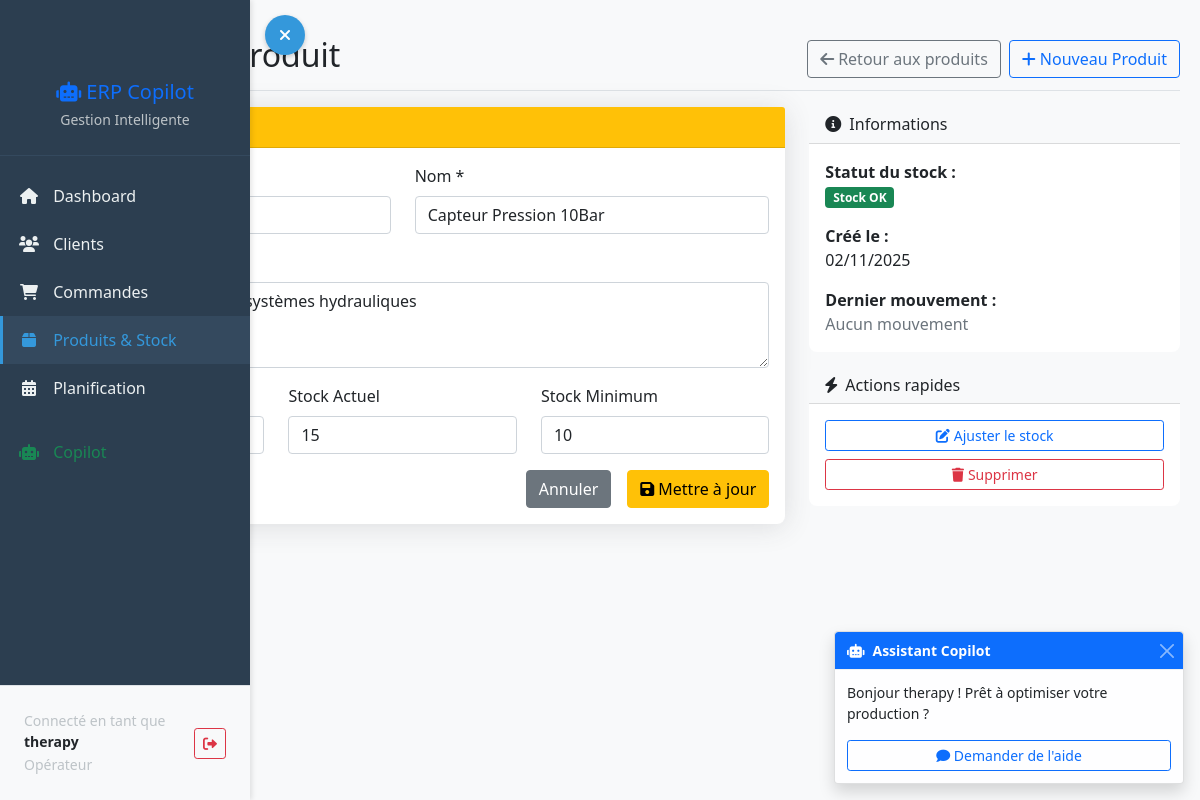
The page /products/5/edit/ (signed in) on the database its author committed.
### dashboard/models.py (models this page shows, shortened)
class CustomUser(AbstractUser):
    ROLE_CHOICES = [
        ('admin', 'Administrateur'),
        ('manager', 'Manager'),
        ('operator', 'Opérateur'),
    ]
    role = models.CharField(max_length=20, choices=ROLE_CHOICES, default='operator')
    phone = models.CharField(max_length=20, blank=True)

class Product(models.Model):
    reference = models.CharField(max_length=50, unique=True)
    name = models.CharField(max_length=100)
    description = models.TextField(blank=True)
    price = models.DecimalField(max_digits=10, decimal_places=2)
    min_stock = models.IntegerField(default=5)
    current_stock = models.IntegerField(default=0)
    created_at = models.DateTimeField(auto_now_add=True)
    @property
    def is_low_stock(self):
        return self.current_stock <= self.min_stock
    is_active = models.BooleanField(default=True)
    archived_at = models.DateTimeField(null=True, blank=True)

### dashboard/views.py (the view)
# urls.py: path('products/<int:product_id>/edit/', views.edit_product, name='edit_product'),
@login_required
def edit_product(request, product_id):
    product = get_object_or_404(Product, id=product_id)
    if request.method == 'POST':
        form = ProductForm(request.POST, instance=product)
        if form.is_valid():
            form.save()
            messages.success(request, f'Produit {product.reference} modifié avec succès!')
            return redirect('product_list')
    else:
        form = ProductForm(instance=product)
    return render(request, 'dashboard/products/edit_product.html', {
        'form': form,
        'product': product
    })

### dashboard/forms.py (shortened to what this page needs)
class ProductForm(forms.ModelForm):
    class Meta:
        model = Product
        fields = ['reference', 'name', 'description', 'price', 'min_stock', 'current_stock']
        widgets = {
            'description': forms.Textarea(attrs={'rows': 3, 'class': 'form-control', 'placeholder': 'Description du produit...'}),
            'reference': forms.TextInput(attrs={'class': 'form-control', 'placeholder': 'Ex: P-HYDR-001'}),
            'name': forms.TextInput(attrs={'class': 'form-control', 'placeholder': 'Nom complet du produit'}),
            'price': forms.NumberInput(attrs={'class': 'form-control', 'step': '0.01', 'min': '0'}),
            'min_stock': forms.NumberInput(attrs={'class': 'form-control', 'min': '0', 'value': '5'}),
            'current_stock': forms.NumberInput(attrs={'class': 'form-control', 'min': '0', 'value': '0'}),
        }
        labels = {
            'reference': 'Référence du produit',
            'name': 'Nom du produit',
            'description': 'Description',
            'price': 'Prix unitaire (€)',
            'min_stock': 'Stock minimum d\'alerte',
            'current_stock': 'Quantité en stock',
        }

### templates/dashboard/products/edit_product.html (shortened to what this page needs)
{% extends 'base.html' %}
{% block content %}
<div class="d-flex justify-content-between flex-wrap flex-md-nowrap align-items-center pt-3 pb-2 mb-3 border-bottom">
    <h1 class="h2">
    </h1>
    <div class="btn-toolbar mb-2 mb-md-0">
        <a href="{% url 'product_list' %}" class="btn btn-outline-secondary me-2">
            <i class="fas fa-arrow-left me-1"></i>Retour aux produits
        </a>
        <a href="{% url 'create_product' %}" class="btn btn-outline-primary">
            <i class="fas fa-plus me-1"></i>Nouveau Produit
        </a>
    </div>
</div>
<div class="row">
    <div class="col-md-8">
        <div class="card shadow">
            <div class="card-header bg-warning text-dark">
                <h5 class="mb-0">Modifier {{ product.reference }}</h5>
            </div>
            <div class="card-body">
                <form method="post">
                    <div class="row">
                        <div class="col-md-6">
                            <div class="mb-3">
                                <label class="form-label">Référence *</label>
                            </div>
                        </div>
                        <div class="col-md-6">
                            <div class="mb-3">
                                <label class="form-label">Nom *</label>
                                {{ form.name }}
                            </div>
                        </div>
                    </div>
                    <div class="mb-3">
                        <label class="form-label">Description</label>
                        {{ form.description }}
                    </div>
                    <div class="row">
                        <div class="col-md-4">
                            <div class="mb-3">
                                <label class="form-label">Prix (€) *</label>
                            </div>
                        </div>
                        <div class="col-md-4">
                            <div class="mb-3">
                                <label class="form-label">Stock Actuel</label>
                                {{ form.current_stock }}
                            </div>
                        </div>
                        <div class="col-md-4">
                            <div class="mb-3">
                                <label class="form-label">Stock Minimum</label>
                                {{ form.min_stock }}
                            </div>
                        </div>
                    </div>
                    <div class="d-grid gap-2 d-md-flex justify-content-md-end">
                        <a href="{% url 'product_list' %}" class="btn btn-secondary me-md-2">Annuler</a>
                        <button type="submit" class="btn btn-warning">
                            <i class="fas fa-save me-1"></i>Mettre à jour
                        </button>
                    </div>
                </form>
            </div>
        </div>
    </div>
    <div class="col-md-4">
        <div class="card">
            <div class="card-header bg-light">
                <h6 class="mb-0"><i class="fas fa-info-circle me-2"></i>Informations</h6>
            </div>
            <div class="card-body">
                <div class="mb-3">
                    <strong>Statut du stock :</strong><br>
                    {% if product.is_low_stock %}
                        <span class="badge bg-danger">Stock Faible</span>
                    {% else %}
                        <span class="badge bg-success">Stock OK</span>
                    {% endif %}
                </div>
                <div class="mb-3">
                    <strong>Créé le :</strong><br>
                    {{ product.created_at|date:"d/m/Y" }}
                </div>
                <div>
                    <strong>Dernier mouvement :</strong><br>
                    {% with last_movement=product.stockmovement_set.last %}
                        {% if last_movement %}
                            {{ last_movement.created_at|date:"d/m/Y" }}<br>
                            <small class="text-muted">{{ last_movement.get_movement_type_display }}</small>
                        {% else %}
                            <span class="text-muted">Aucun mouvement</span>
                        {% endif %}
                    {% endwith %}
                </div>
            </div>
        </div>
        <div class="card mt-3">
            <div class="card-header bg-light">
                <h6 class="mb-0"><i class="fas fa-bolt me-2"></i>Actions rapides</h6>
            </div>
            <div class="card-body">
                <div class="d-grid gap-2">
                    <button class="btn btn-outline-primary btn-sm"
                            data-bs-toggle="modal"
                            data-bs-target="#adjustStockModal">
                        <i class="fas fa-edit me-1"></i>Ajuster le stock
                    </button>
                    <a href="{% url 'delete_product' product.id %}"
                       class="btn btn-outline-danger btn-sm">
                        <i class="fas fa-trash me-1"></i>Supprimer
                    </a>
                </div>
            </div>
        </div>
    </div>
</div>
{% endblock %}

### templates/base.html (shortened to what this page needs)
<!DOCTYPE html>
<html lang="fr">
<head>
    <link href="https://cdn.jsdelivr.net/npm/bootstrap@5.1.3/dist/css/bootstrap.min.css" rel="stylesheet">
    <link href="https://cdnjs.cloudflare.com/ajax/libs/font-awesome/6.0.0/css/all.min.css" rel="stylesheet">
</head>
<body>
            <nav class="sidebar" id="sidebar">
                <div class="sidebar-sticky">
                    <div class="text-center">
                        <h5 class="text-primary">
                            <i class="fas fa-robot"></i> ERP Copilot
                        </h5>
                        <small class="text-muted">Gestion Intelligente</small>
                    </div>
                <ul class="nav flex-column mt-3">
            <li class="nav-item">
                <a class="nav-link {% if request.resolver_match.url_name == 'dashboard' %}active{% endif %}"
                href="{% url 'dashboard' %}">
                    <i class="fas fa-home"></i>
                    Dashboard
                </a>
            </li>
            <li class="nav-item">
                <a class="nav-link {% if 'customers' in request.path %}active{% endif %}"
                href="{% url 'customer_list' %}">
                    <i class="fas fa-users"></i>
                    Clients
                </a>
            </li>
            <li class="nav-item">
                <a class="nav-link {% if 'orders' in request.path %}active{% endif %}"
                href="{% url 'order_list' %}">
                    <i class="fas fa-shopping-cart"></i>
                    Commandes
                </a>
            </li>
            <li class="nav-item">
                <a class="nav-link {% if 'products' in request.path or 'stock' in request.path %}active{% endif %}"
                href="{% url 'product_list' %}">
                    <i class="fas fa-box"></i>
                    Produits & Stock
                </a>
            </li>
            <li class="nav-item">
                <a class="nav-link {% if 'planning' in request.path %}active{% endif %}"
                href="{% url 'planning_dashboard' %}">
                    <i class="fas fa-calendar-alt"></i>
                    Planification
                </a>
            </li>
                <li class="nav-item mt-3">
                    <a class="nav-link text-success" href="#">
                        <i class="fas fa-robot"></i>
                        Copilot
                    </a>
                </li>
            </ul>
            <div class="position-absolute bottom-0 start-0 end-0 border-top bg-light">
                <div class="d-flex align-items-center p-2">
                    <div class="flex-grow-1">
                        <small class="text-muted d-block">Connecté en tant que</small>
                        <div class="fw-bold text-dark small">{{ user.username }}</div>
                        <small class="text-muted">{{ user.get_role_display }}</small>
                    </div>
                    <form method="post" action="{% url 'logout' %}" class="m-0">
                        <button type="submit" class="btn btn-sm btn-outline-danger" title="Déconnexion">
                            <i class="fas fa-sign-out-alt"></i>
                        </button>
                    </form>
                </div>
            </div>
        </div>
    </nav>
    <button class="sidebar-toggle" id="sidebarToggle">
        <i class="fas fa-bars" id="toggleIcon"></i>
    </button>
    <main id="mainContent">
        {% block content %}
        {% endblock %}
    </main>
    <div class="position-fixed bottom-0 end-0 m-3" style="z-index: 1050;">
        <div class="toast show" role="alert">
            <div class="toast-header bg-primary text-white">
                <i class="fas fa-robot me-2"></i>
                <strong class="me-auto">Assistant Copilot</strong>
                <button type="button" class="btn-close btn-close-white" data-bs-dismiss="toast"></button>
            </div>
            <div class="toast-body">
                <p>Bonjour {{ user.username }} ! Prêt à optimiser votre production ?</p>
                <button class="btn btn-sm btn-outline-primary w-100">
                    <i class="fas fa-comment"></i> Demander de l'aide
                </button>
            </div>
        </div>
    </div>
</body>
</html>

### templates/base.html (style rules this page uses)
body { overflow-x: hidden; background-color: #f8f9fa; transition: margin-left 0.3s ease; }
.sidebar { position: fixed; top: 0; bottom: 0; left: 0; z-index: 1000; padding: 48px 0 0; box-shadow: 2px 0 5px rgba(0,0,0,0.1); width: 250px; background-color: #2c3e50; transition: transform 0.3s ease; transform: translateX(0); }
.sidebar-sticky { position: relative; top: 0; height: calc(100vh - 48px); padding-top: .5rem; overflow-x: hidden; overflow-y: auto; }
.sidebar .nav-link { font-weight: 500; color: #ecf0f1; padding: 0.75rem 1rem; border-left: 3px solid transparent; transition: all 0.3s; }
.sidebar .nav-link.active { color: #3498db; background-color: #34495e; border-left-color: #3498db; }
.sidebar .nav-link i { margin-right: 10px; width: 20px; text-align: center; }
.sidebar-toggle { position: fixed; top: 15px; left: 15px; z-index: 1001; background: #3498db; border: none; border-radius: 50%; width: 40px; height: 40px; color: white; cursor: pointer; transition: all 0.3s ease; box-shadow: 0 2px 5px rgba(0,0,0,0.2); }
main { margin-left: 0; padding: 20px; transition: margin-left 0.3s ease; min-height: 100vh; }
.sidebar:not(.collapsed) + .sidebar-toggle { left: 265px; }
.sidebar .text-center { padding: 1.5rem 1rem; border-bottom: 1px solid #34495e; }
.sidebar h5 { color: #ecf0f1; margin-bottom: 0.2rem; }
.sidebar .text-muted { color: #bdc3c7 !important; }
.sidebar .position-absolute { padding: 1rem; background-color: #34495e; }
.card { border: none; border-radius: 0.5rem; }
.shadow { box-shadow: 0 0.15rem 1.75rem 0 rgba(58, 59, 69, 0.15) !important; }

### rows shown on the page
CustomUser: username "therapy", role "Opérateur"
Product: name "Capteur Pression 10Bar", description "Capteur de pression pour systèmes hydrauliques", current_stock "15", min_stock "10", created_at "02/11/2025"
